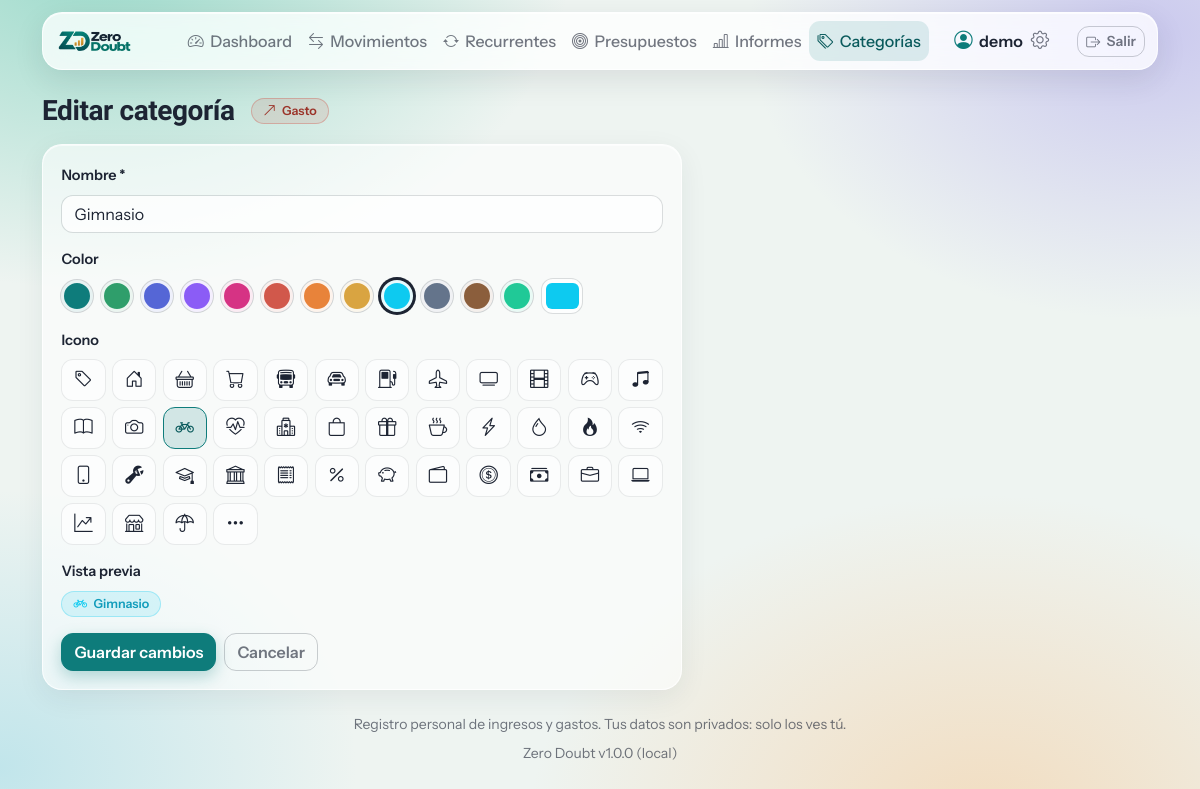
The page /categories/6/edit (signed in) on the database its author committed.
### tables this page shows
CREATE TABLE IF NOT EXISTS categories (
    id                  INT UNSIGNED NOT NULL AUTO_INCREMENT,
    user_id             INT UNSIGNED NOT NULL,
    type                ENUM('income','expense') NOT NULL,
    name                VARCHAR(100) NOT NULL,
    color               CHAR(7) NOT NULL DEFAULT '#64748b',
    icon                VARCHAR(40) NOT NULL DEFAULT 'tag',
    default_withholding DECIMAL(5,2) NULL,
    created_at          TIMESTAMP NOT NULL DEFAULT CURRENT_TIMESTAMP,
    updated_at          TIMESTAMP NOT NULL DEFAULT CURRENT_TIMESTAMP ON UPDATE CURRENT_TIMESTAMP,
    PRIMARY KEY (id),
    CONSTRAINT uq_categories_user_type_name UNIQUE (user_id, type, name),
    CONSTRAINT fk_categories_user FOREIGN KEY (user_id)
        REFERENCES users (id) ON DELETE RESTRICT ON UPDATE CASCADE
);

### core/View.php (called while the page is built, shortened)
<?php
final class View
{
    public static function render(string $__template, array $__data = []): void
    {
        extract($__data, EXTR_SKIP);
        require BASE_PATH . "/views/$__template.php";
        require BASE_PATH . '/views/layout.php';
    }
}

### controllers/BaseController.php (called while the page is built, shortened)
<?php
abstract class BaseController
{
    protected function render(string $view, array $data = [], int $status = 200): void
    {
        View::render($view, $data);
    }
}

### controllers/CategoryController.php (called while the page is built, shortened)
<?php
final class CategoryController extends BaseController
{
    public function edit(string $id): void
    {
        $row = Category::find((int) $id) ?? $this->notFound();
        $values = $this->formValues($row);
        $values['default_withholding'] = form_decimal($values['default_withholding']);
        $this->form($values, [], (int) $id);
    }
    private function form(array $item, array $errors, ?int $id, int $status = 200): void
    {
        $this->render('categories/form', [
            'title'  => $id ? t('Editar categoría') : t('Nueva categoría'),
            'item'   => $item,
            'errors' => $errors,
            'id'     => $id,
        ], $status);
    }
}

### public/index.php (called while the page is built, shortened)
<?php
require BASE_PATH . '/core/helpers.php';
$method = $_SERVER['REQUEST_METHOD'] ?? 'GET';
$router = new Router();
foreach (require BASE_PATH . '/config/routes.php' as [$m, $routePath, $handler]) {
    $router->add($m, $routePath, $handler);
}
$router->dispatch($method, $_SERVER['REQUEST_URI'] ?? '/');

### core/Database.php (called while the page is built, shortened)
<?php
final class Database
{
    private static ?PDO $pdo = null;
    public static function pdo(): PDO
    {
        if (self::$pdo === null) {
            $d = config('db');
            $dsn = sprintf('mysql:host=%s;port=%d;dbname=%s;charset=utf8mb4', $d['host'], $d['port'], $d['name']);
            self::$pdo = new PDO($dsn, $d['user'], $d['pass'], [
                PDO::ATTR_ERRMODE            => PDO::ERRMODE_EXCEPTION,
                PDO::ATTR_DEFAULT_FETCH_MODE => PDO::FETCH_ASSOC,
                PDO::ATTR_EMULATE_PREPARES   => false,
            ]);
        }
        return self::$pdo;
    }
    public static function query(string $sql, array $params = []): PDOStatement
    {
        $st = self::pdo()->prepare($sql);
        $st->execute($params);
        return $st;
    }
    public static function one(string $sql, array $params = []): ?array
    {
        $row = self::query($sql, $params)->fetch();
        return $row === false ? null : $row;
    }
}

### models/Category.php (called while the page is built, shortened)
<?php
final class Category
{
    public static function find(int $id): ?array
    {
        return Database::one('SELECT * FROM categories WHERE id = :id AND user_id = :u', ['id' => $id, 'u' => Auth::id()]);
    }
}

### core/I18n.php (called while the page is built, shortened)
<?php
final class I18n
{
    private static array $dict = [];
    public static function set(string $lang): void
    {
        self::$dict = $lang === 'es' ? [] : (require BASE_PATH . "/lang/$lang.php");
    }
    public static function tr(string $key, array $vars = []): string
    {
        $text = self::$dict[$key] ?? $key;
        return $vars ? vsprintf($text, $vars) : $text;
    }
}

### views/categories/form.php (the view, shortened to what this page needs)
<?php
$action = $id ? "/categories/$id" : '/categories';
?>
<div class="d-flex flex-wrap align-items-center gap-3 mb-3">
    <h1 class="h3 mb-0"><?= e($title) ?></h1>
    <?= type_badge((string) $item['type']) ?>
</div>
<form method="post" action="<?= e($action) ?>" class="card card-body" novalidate style="max-width:640px" id="category-form">
    <div class="mb-3">
        <label class="form-label" for="name"><?= t('Nombre *') ?></label>
        <input type="text" id="name" name="name" maxlength="100" class="form-control<?= invalid($errors, 'name') ?>" value="<?= e($item['name']) ?>" required>
    </div>
    <div class="mb-3">
        <label class="form-label d-block"><?= t('Color') ?></label>
        <div class="swatches">
            <?php foreach (CATEGORY_COLORS as $col): ?>
                <button type="button" class="swatch" data-color="<?= e($col) ?>" style="--sw:<?= e($col) ?>" aria-label="<?= e($col) ?>"></button>
            <?php endforeach; ?>
            <input type="color" id="color" name="color" value="<?= e($item['color']) ?>" class="form-control form-control-color" title="<?= e(t('Elegir otro color')) ?>">
        </div>
    </div>
    <div class="mb-3">
        <label class="form-label d-block"><?= t('Icono') ?></label>
        <div class="icon-grid">
            <?php foreach (CATEGORY_ICONS as $ic): ?>
                <label class="icon-opt" title="<?= e($ic) ?>">
                    <span><i class="bi bi-<?= e($ic) ?>"></i></span>
                </label>
            <?php endforeach; ?>
        </div>
    </div>
    <div class="mb-3">
        <span class="form-label d-block"><?= t('Vista previa') ?></span>
        <span id="category-preview"><?= category_badge($item['name'] !== '' ? $item['name'] : t('Categoría'), $item['color'], $item['icon']) ?></span>
    </div>
    <div class="d-flex gap-2">
        <button class="btn btn-primary"><?= e(t($id ? 'Guardar cambios' : 'Crear categoría')) ?></button>
        <a class="btn btn-outline-secondary" href="/categories"><?= t('Cancelar') ?></a>
    </div>
</form>

### core/helpers.php (shortened to what this page needs)
<?php
function e(mixed $v): string
{
    return htmlspecialchars((string) $v, ENT_QUOTES | ENT_SUBSTITUTE, 'UTF-8');
}
function t(string $key, array $vars = []): string
{
    return I18n::tr($key, $vars);
}
function type_badge(string $type): string
{
    $inc = $type === 'income';
    return '<span class="badge badge-op badge-op-' . ($inc ? 'income' : 'expense') . '"><i class="bi '
        . ($inc ? 'bi-arrow-down-left' : 'bi-arrow-up-right') . '"></i>' . e(t($inc ? 'Ingreso' : 'Gasto')) . '</span>';
}
function invalid(array $errors, string $field): string
{
    return isset($errors[$field]) ? ' is-invalid' : '';
}

### core/Router.php (shortened to what this page needs)
<?php
final class Router
{
    private array $routes = [];
    public function add(string $method, string $path, array $handler): void
    {
        $regex = '#^' . preg_replace('#\{(\w+)\}#', '(?P<$1>\d+)', $path) . '$#';
        $this->routes[] = [$method, $regex, $handler];
    }
    public function dispatch(string $method, string $uri): void
    {
        $path = parse_url($uri, PHP_URL_PATH) ?: '/';
        $path = $path === '/' ? '/' : rtrim($path, '/');
        foreach ($this->routes as [$m, $regex, $handler]) {
            if ($m === $method && preg_match($regex, $path, $matches)) {
                $params = array_filter($matches, 'is_string', ARRAY_FILTER_USE_KEY);
                [$class, $action] = $handler;
                (new $class())->$action(...$params);
                return;
            }
        }
    }
}

### public/static/css/app.css (style rules this page uses)
:root { --ink: #1d2433; --ink-soft: rgba(29, 36, 51, .62); --petrol: #0e7c7b; --petrol-deep: #0a5a5c; --gold: #d9a441; --glass: rgba(255, 255, 255, .58); --glass-strong: rgba(255, 255, 255, .78); --glass-edge: rgba(255, 255, 255, .75); --line: rgba(29, 36, 51, .09); --radius-lg: 1.25rem; --radius-md: .75rem; --font-display: "Bricolage Grotesque", "Instrument Sans", system-ui, sans-serif; --bs-body-font-family: "Instrument Sans", system-ui, -apple-system, "Segoe UI", sans-serif; --bs-body-color: var(--ink); --bs-secondary-color: var(--ink-soft); --bs-link-color: var(--petrol-deep); --bs-link-hover-color: var(--petrol); --bs-link-color-rgb: 10, 90, 92; }
html { -webkit-text-size-adjust: 100%; }
body { min-height: 100vh; background: #eaf3ef; padding-left: env(safe-area-inset-left, 0); padding-right: env(safe-area-inset-right, 0); }
body::before { content: ""; position: fixed; inset: 0; z-index: -1; background: radial-gradient(48rem 34rem at 8% -6%, rgba(86, 196, 170, .55), transparent 62%), radial-gradient(42rem 30rem at 96% 4%, rgba(160, 150, 235, .45), transparent 60%), radial-gradient(46rem 34rem at 82% 104%, rgba(246, 196, 140, .50), transparent 62%), radial-gradient(36rem 28rem at 0% 96%, rgba(120, 205, 225, .38), transparent 62%), #eef4f1; }
h1, .h3 { font-family: var(--font-display); font-weight: 650; letter-spacing: -.015em; overflow-wrap: anywhere; }
.bi { display: inline-block; flex-shrink: 0; line-height: 1; vertical-align: -.125em; }
.btn, .nav-link { white-space: nowrap; }
.card { min-width: 0; background: var(--glass); border: 1px solid var(--glass-edge); border-radius: var(--radius-lg); box-shadow: 0 8px 28px rgba(29, 36, 51, .07), inset 0 1px 0 rgba(255, 255, 255, .6); -webkit-backdrop-filter: blur(16px) saturate(1.4); backdrop-filter: blur(16px) saturate(1.4); }
.card-body { padding: 1.1rem 1.15rem; }
.btn { border-radius: var(--radius-md); font-weight: 600; transition: background-color .15s, border-color .15s, box-shadow .15s, color .15s; }
.btn-primary { --bs-btn-bg: var(--petrol); --bs-btn-border-color: var(--petrol); --bs-btn-color: #fff; --bs-btn-hover-bg: var(--petrol-deep); --bs-btn-hover-border-color: var(--petrol-deep); --bs-btn-hover-color: #fff; --bs-btn-active-bg: #084a4c; --bs-btn-active-border-color: #084a4c; --bs-btn-disabled-bg: var(--petrol); --bs-btn-disabled-border-color: var(--petrol); box-shadow: 0 6px 16px rgba(14, 124, 123, .28); }
.btn-outline-secondary { --bs-btn-color: var(--ink-soft); --bs-btn-border-color: rgba(29, 36, 51, .22); --bs-btn-hover-bg: rgba(29, 36, 51, .08); --bs-btn-hover-border-color: rgba(29, 36, 51, .3); --bs-btn-hover-color: var(--ink); --bs-btn-active-bg: rgba(29, 36, 51, .12); --bs-btn-active-color: var(--ink); }
.form-label { font-weight: 600; font-size: .9rem; }
.form-control, .form-select { min-width: 0; background-color: rgba(255, 255, 255, .72); border: 1px solid rgba(29, 36, 51, .14); border-radius: var(--radius-md); }
:root { --income: #1f7a4f; --expense: #c0463a; }
.badge-op { display: inline-flex; align-items: center; gap: .35rem; border-radius: 999px; padding: .32rem .7rem; font-weight: 600; font-size: .78rem; white-space: nowrap; }
.badge-op .bi { font-size: .85rem; margin: 0; }
.badge-op-expense { background: rgba(209, 88, 75, .13); color: #9b3329; border: 1px solid rgba(209, 88, 75, .35); }
.swatches { display: flex; flex-wrap: wrap; align-items: center; gap: .5rem; }
.swatch { width: 2rem; height: 2rem; padding: 0; border-radius: 50%; border: 3px solid rgba(255, 255, 255, .9); background: var(--sw); box-shadow: 0 0 0 1px rgba(29, 36, 51, .18); cursor: pointer; }
.swatch.active { box-shadow: 0 0 0 3px var(--ink); }
.form-control-color { width: 2.6rem; height: 2.2rem; padding: .2rem; }
.icon-grid { display: grid; grid-template-columns: repeat(auto-fill, minmax(2.6rem, 1fr)); gap: .4rem; }
.icon-opt { position: relative; margin: 0; cursor: pointer; }
.icon-opt span { display: flex; align-items: center; justify-content: center; height: 2.6rem; border-radius: var(--radius-md); border: 1px solid var(--line); background: rgba(255, 255, 255, .6); font-size: 1.15rem; transition: background-color .15s, border-color .15s; }
.icon-opt span .bi { margin: 0; }
.icon-opt input:checked + span { background: rgba(14, 124, 123, .16); border-color: var(--petrol); color: var(--petrol-deep); }

### rows shown on the page
categories: type "Gasto", name "Gimnasio", color "#0dcaf0"

### other values the page prints
t($label) "Dashboard"
t($label) "Movimientos"
t($label) "Recurrentes"
t($label) "Presupuestos"
t($label) "Informes"
t($label) "Categorías"
